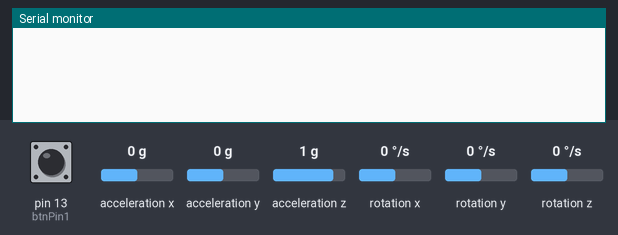
Simulated run of this sketch. Board: Arduino Uno, built with avr-gcc and run on an emulated ATmega328P. On the bench: the last lines printed to the serial monitor. Wiring (inferred from the names in the program): MPU-6050 motion sensor at I2C address 0x68. The test bench sets the inputs (shaded band); at power-on: pin 13 (btnPin1) HIGH, acceleration x 0 g, acceleration y 0 g, acceleration z 1 g, rotation x 0 °/s, rotation y 0 °/s, rotation z 0 °/s.

Above: at 1.2 s.
1.3 s: pin 13 (btnPin1) pulled LOW for 0.15 s
At 2.2 s:
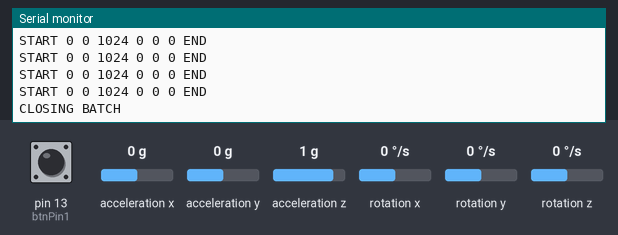
2.9 s: pin 13 (btnPin1) driven LOW
At 3.7 s:
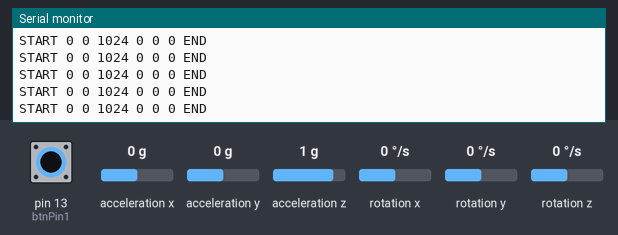
5.9 s: acceleration x set to -1.4 g
At 6.8 s:
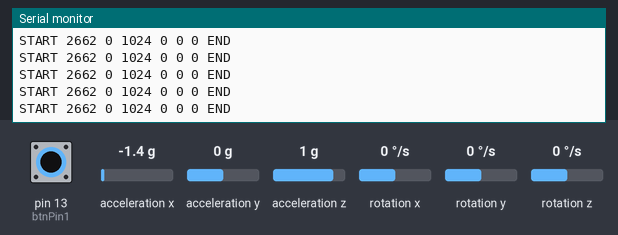
8.9 s: acceleration y set to 0.8 g
At 9.6 s:
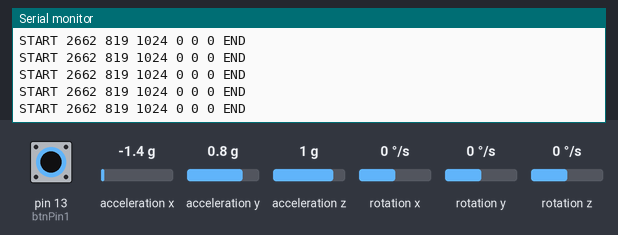
11.9 s: acceleration z set to 0 g
At 12.8 s:
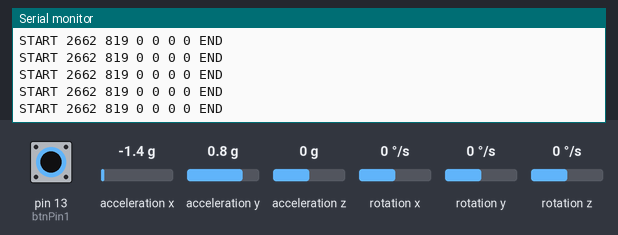
14.9 s: rotation x set to -192 °/s
At 15.9 s:
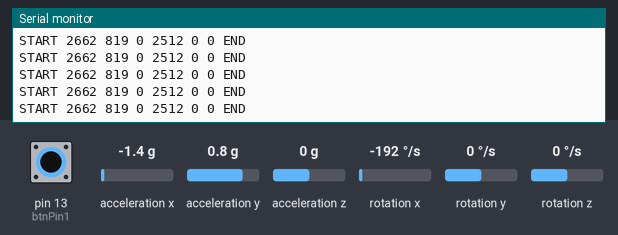

The sketch:

project_IT_final1.3.ino
```cpp
#include<Wire.h>
int btnPin1 = 13;
int precBtn1 = HIGH;
const int MPU_addr=0x68;  // I2C address of the MPU-6050
int16_t AcX,AcY,AcZ,Tmp,GyX,GyY,GyZ; // declare accellerometer and gyro variables
void setup(){
  pinMode(btnPin1, INPUT_PULLUP);
  Wire.begin(); // initiate i2c system
  Wire.beginTransmission(MPU_addr); // be sure we talk to our MPU vs some other device
  Wire.write(0x6B);  // PWR_MGMT_1 register
  Wire.write(0);     // set to zero (wakes up the MPU-6050)
  Wire.endTransmission(true); // done talking over to MPU device, for the moment
  Serial.begin(9600); // initialize serial port to 9600 bps so you can see your debug messages in Arduino IDE via debug channel
}
void loop(){ // main program loop
   int resultBtn1 = digitalRead(btnPin1);
  if (precBtn1 == HIGH && resultBtn1 == LOW)
  {
    startBatch();
  }
  if (resultBtn1==LOW)
  {
    Wire.beginTransmission(MPU_addr); // get ready to talk to MPU again
    Wire.write(0x3B);  // starting with register 0x3B (ACCEL_XOUT_H)
    Wire.endTransmission(false); // done talking to MPU for the time being
    Wire.requestFrom(MPU_addr,14,true);  // request a total of 14 registers
  // all the fancy <<8| stuff is to bit shift the first 8 bits to
  // the left & combine it with the next 8 bits to form 16 bits
    AcX=Wire.read()<<4|Wire.read();  // 0x3B (ACCEL_XOUT_H) & 0x3C (ACCEL_XOUT_L)
    AcY=Wire.read()<<4|Wire.read();  // 0x3D (ACCEL_YOUT_H) & 0x3E (ACCEL_YOUT_L)
    AcZ=Wire.read()<<4|Wire.read();  // 0x3F (ACCEL_ZOUT_H) & 0x40 (ACCEL_ZOUT_L)
    Tmp=Wire.read()<<4|Wire.read();  // 0x41 (TEMP_OUT_H) & 0x42 (TEMP_OUT_L)
    GyX=Wire.read()<<4|Wire.read();  // 0x43 (GYRO_XOUT_H) & 0x44 (GYRO_XOUT_L)
    GyY=Wire.read()<<4|Wire.read();  // 0x45 (GYRO_YOUT_H) & 0x46 (GYRO_YOUT_L)
    GyZ=Wire.read()<<4|Wire.read();  // 0x47 (GYRO_ZOUT_H) & 0x48 (GYRO_ZOUT_L)

  // the above lines have gathered Accellerometer values for X, Y, Z
  //  as well as Gyroscope values for X, Y, Z
    Serial.print("START");
    Serial.print(" "); Serial.print(AcX); // share accellerometer values over debug channel
    Serial.print(" "); Serial.print(AcY);
    Serial.print(" "); Serial.print(AcZ);
   // Serial.print(" | Tmp = "); Serial.print(Tmp/340.00+36.53);  //equation for temperature in degrees C from datasheet
    Serial.print(" "); Serial.print(GyX); // share gyroscope values over debug channel
    Serial.print(" "); Serial.print(GyY);
    Serial.print(" "); Serial.print(GyZ);
    Serial.println(" END");
  }
    // Closes the batch when the button is released
  if (precBtn1 == LOW && resultBtn1 == HIGH)
  {
    closeBatch();
  }
  // Saves the button states
  precBtn1 = resultBtn1;
}


// Sends the started batch signal
void startBatch()
{
  Serial.println("STARTING BATCH");
}

// Sends the closed batch signal
void closeBatch()
{
  Serial.println("CLOSING BATCH");
}
```

Measured:
- after the input at 1.3 s, the serial monitor: prints a new line at once (image 1)
- after the input at 5.9 s, the serial monitor: prints a new line after 0.07 s (image 3)
- after the input at 8.9 s, the serial monitor: prints a new line after 0.09 s (image 4)
- after the input at 11.9 s, the serial monitor: prints a new line after 0.09 s (image 5)
- after the input at 14.9 s, the serial monitor: prints a new line after 0.09 s (image 6)
